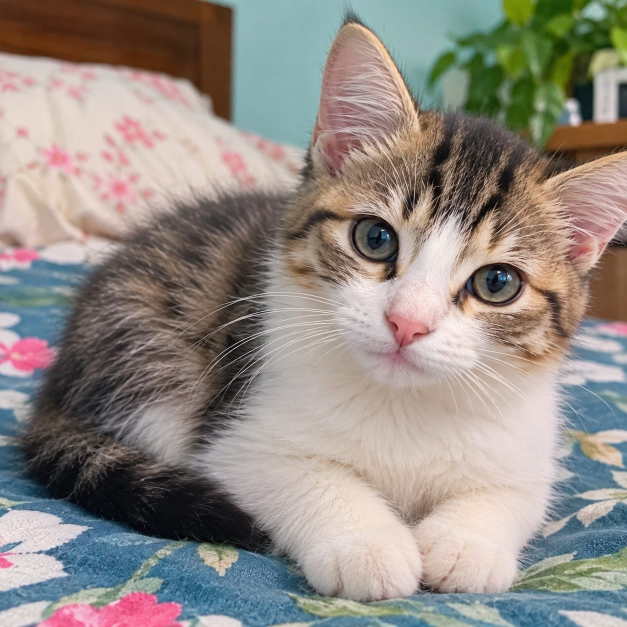
#> input picture Affine_Work/input.jpg, 1254 x 1254 px, found by its file name (shown at 1/2 size)
$ python s2f_work.py
#> lines starting #> are read from the running program, lines starting #| are printed output that depends on the picture
import os
import numpy as np
import matplotlib.pyplot as plt
from PIL import Image

here = os.path.dirname(os.path.abspath(__file__))
def in_here(name):
    return os.path.join(here, name)

N = 256
yy, xx = np.mgrid[0:N, 0:N]

# kritrim (synthetic) pattern: koto bar dheu thakle spectrum-e kothay dag pore
wave_x = np.sin(2 * np.pi * 8 * xx / N)                       # left-right 8 dheu
wave_y = np.sin(2 * np.pi * 20 * yy / N)                      # up-down 20 dheu
wave_mix = wave_x + 0.5 * np.sin(2 * np.pi * (15 * xx + 15 * yy) / N)

real = Image.open(in_here("input.jpg")).convert("L").resize((N, N))
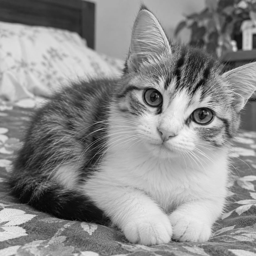
#> real: PIL image 256x256 L; min 2, max 245, mean 140.3
real = np.asarray(real, dtype=float)
#> real: shape (256, 256) float64

def spectrum(a):
    return np.fft.fftshift(np.fft.fft2(a))

def log_mag(s):
    return np.log1p(np.abs(s))

items = [("sin x, 8 dheu", wave_x), ("sin y, 20 dheu", wave_y),
         ("duita mishano", wave_mix), ("Asol chobi", real)]

fig, c = plt.subplots(2, 4, figsize=(17, 8.5))
for i, (name, a) in enumerate(items):
    s = spectrum(a)
    c[0, i].imshow(a, cmap="gray")
    c[0, i].set_title(name)
    c[0, i].axis("off")
    c[1, i].imshow(log_mag(s), cmap="inferno")
    c[1, i].set_title("spectrum (majh = DC)")
    c[1, i].axis("off")
#> this loop made 4 passes
#> name on passes 1 to 4: 'sin x, 8 dheu', 'sin y, 20 dheu', 'duita mishano', 'Asol chobi'
plt.tight_layout()
plt.savefig(in_here("s2f_overview.png"), dpi=120)
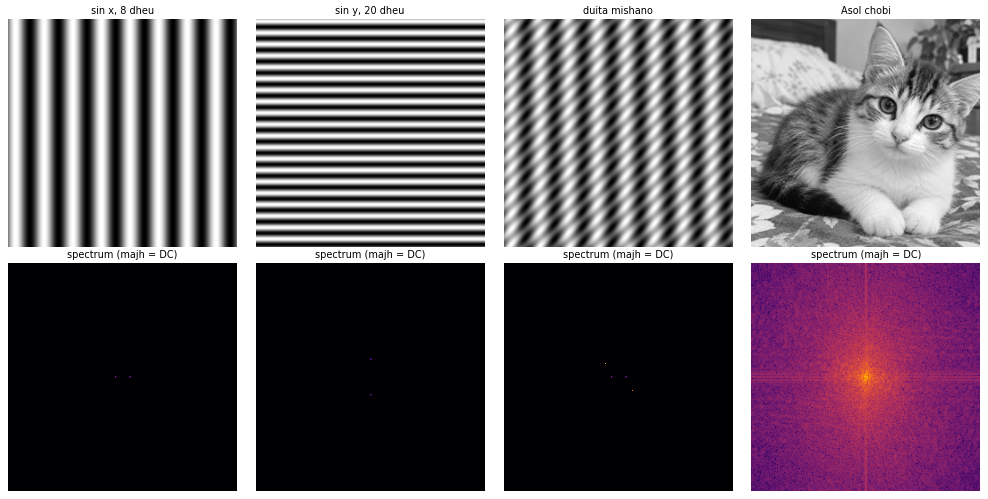
#> figure drawn by matplotlib, 8 panels

# sin x-er spectrum-e shobcheye ujjol dag kothay?
s = np.abs(spectrum(wave_x))
s[N // 2, N // 2] = 0                       # DC bad
py, px = np.unravel_index(s.argmax(), s.shape)
print(f"sin x-er peak: kendro theke {abs(px - N // 2)} ghar dure (ashole 8 dheu chhilo)")

# asol chobir spectrum, phase, ar ulte (inverse) chobi ferot ana
S = spectrum(real)
back = np.real(np.fft.ifft2(np.fft.ifftshift(S)))
print("inverse-er por max bhul:", float(np.abs(back - real).max()))
#| inverse-er por max bhul: 8.526512829121202e-14

# kendro-r ekta chhoto ongsho-e koto % energy
yc, xc = np.mgrid[0:N, 0:N]
near = np.sqrt((xc - N // 2) ** 2 + (yc - N // 2) ** 2) <= 10
share = (np.abs(S[near]) ** 2).sum() / (np.abs(S) ** 2).sum() * 100
#> share = 97.32
print(f"kendro-r 10 radius-e energy: {share:.1f}%")
#| kendro-r 10 radius-e energy: 97.3%

fig2, d = plt.subplots(1, 3, figsize=(14, 4.5))
d[0].imshow(real, cmap="gray"); d[0].set_title("Mul"); d[0].axis("off")
d[1].imshow(np.angle(S), cmap="twilight"); d[1].set_title("Phase"); d[1].axis("off")
d[2].imshow(back, cmap="gray"); d[2].set_title("Inverse FFT-er por"); d[2].axis("off")
plt.tight_layout()
plt.savefig(in_here("s2f_phase_back.png"), dpi=120)
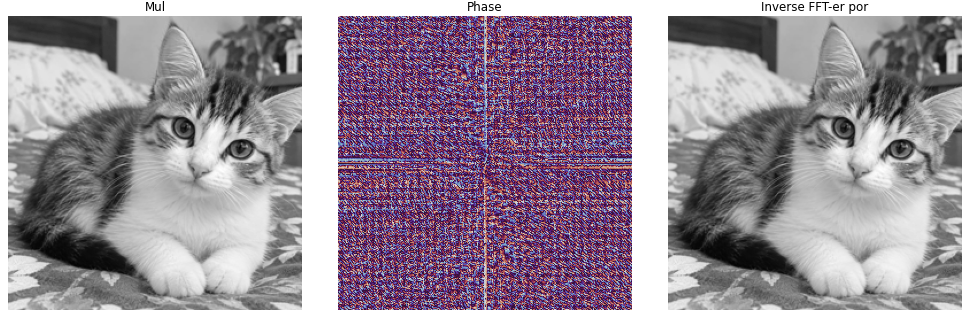
#> figure drawn by matplotlib, 3 panels

print("kaj shesh, file save hoyeche:", here)
plt.show()

$ run again, with Affine_Work/my_rotated.jpg copied over Affine_Work/input.jpg
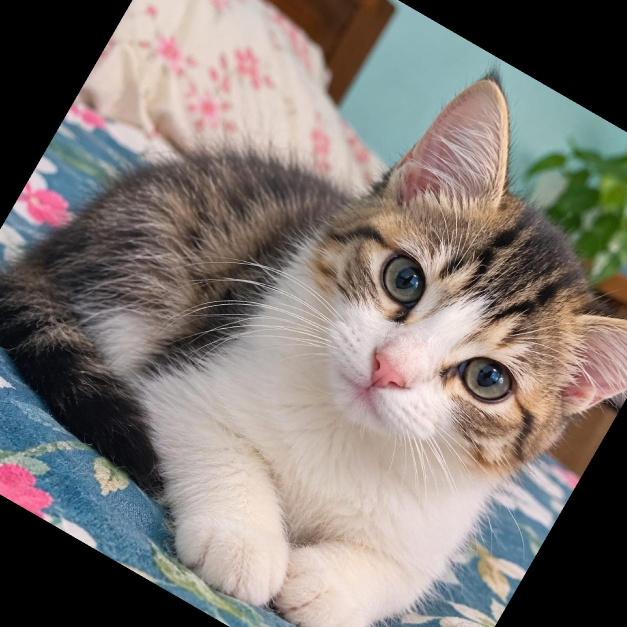
#> input picture Affine_Work/my_rotated.jpg, 1254 x 1254 px, found by its file name (shown at 1/2 size)
#> `real = Image.open(in_here("input.jpg")).convert("L").resize((N, N))`:
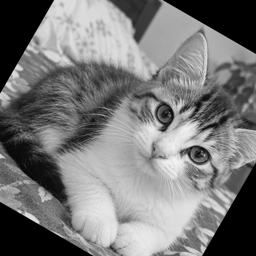
#> real: PIL image 256x256 L; min 0, max 245, mean 121.1
#> the loop `for i, (name, a) in enumerate(items):` made 4 passes
#> name on passes 1 to 4: 'sin x, 8 dheu', 'sin y, 20 dheu', 'duita mishano', 'Asol chobi'
#| inverse-er por max bhul: 9.237055564881302e-14
#> share = 96.35
#| kendro-r 10 radius-e energy: 96.3%
#> `plt.savefig(in_here("s2f_phase_back.png"), dpi=120)`:
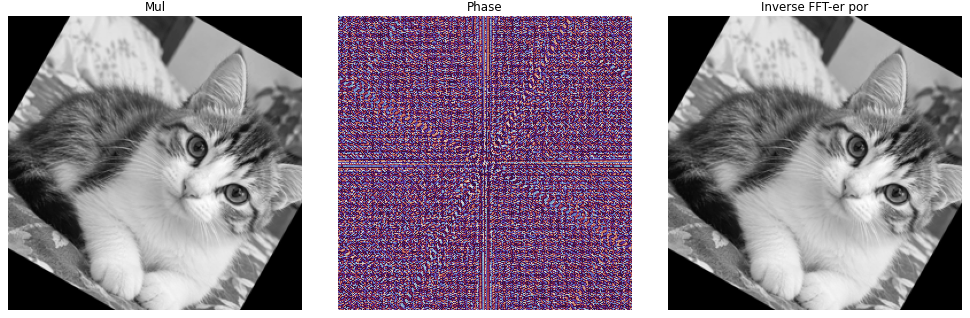
#> figure drawn by matplotlib, 3 panels

$ run again, with Affine_Work/my_scaled.jpg copied over Affine_Work/input.jpg
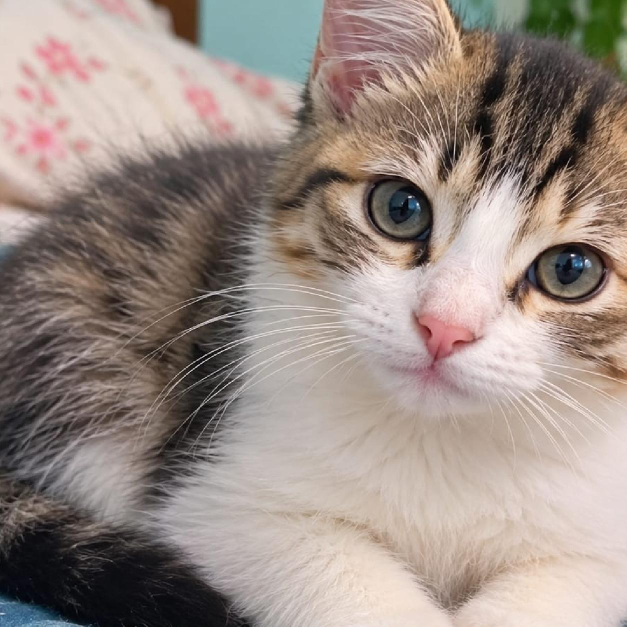
#> input picture Affine_Work/my_scaled.jpg, 1254 x 1254 px, found by its file name (shown at 1/2 size)
#> `real = Image.open(in_here("input.jpg")).convert("L").resize((N, N))`:
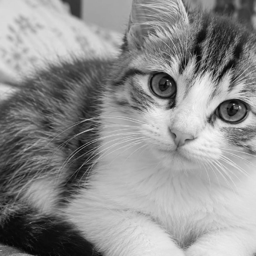
#> real: PIL image 256x256 L; min 4, max 245, mean 143.7
#> the loop `for i, (name, a) in enumerate(items):` made 4 passes
#> name on passes 1 to 4: 'sin x, 8 dheu', 'sin y, 20 dheu', 'duita mishano', 'Asol chobi'
#| inverse-er por max bhul: 7.105427357601002e-14
#> share = 97.78
#| kendro-r 10 radius-e energy: 97.8%
#> `plt.savefig(in_here("s2f_phase_back.png"), dpi=120)`:
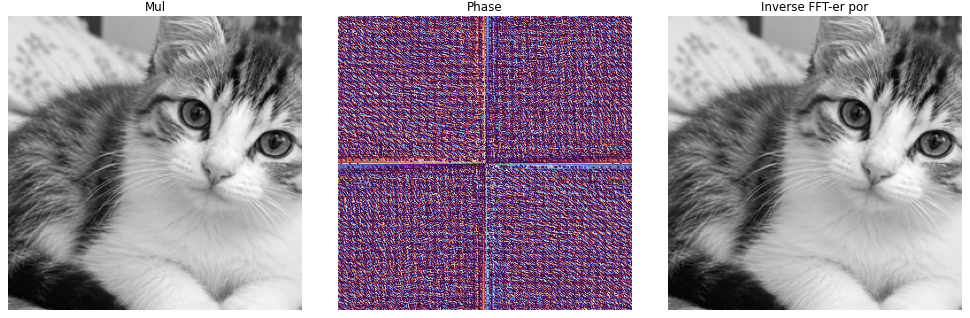
#> figure drawn by matplotlib, 3 panels

$ run again, with Affine_Work/my_sheared.jpg copied over Affine_Work/input.jpg
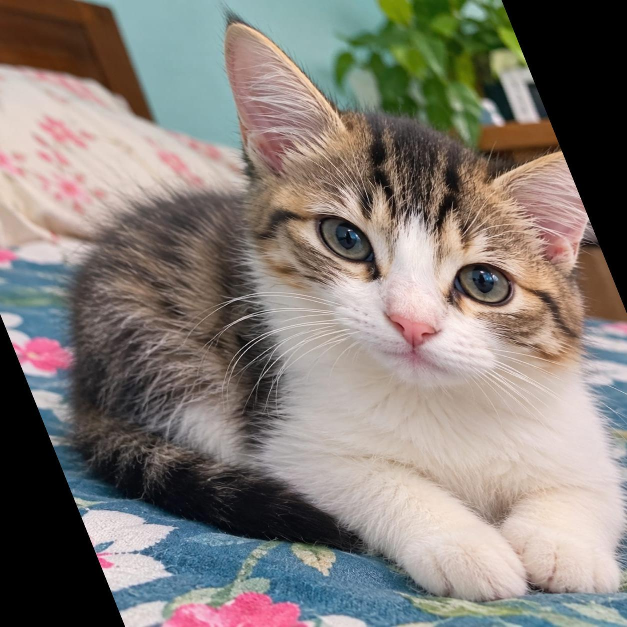
#> input picture Affine_Work/my_sheared.jpg, 1254 x 1254 px, found by its file name (shown at 1/2 size)
#> `real = Image.open(in_here("input.jpg")).convert("L").resize((N, N))`:
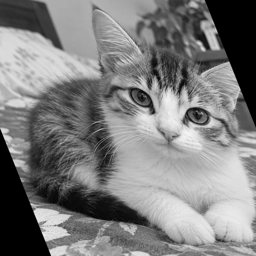
#> real: PIL image 256x256 L; min 0, max 244, mean 125.8
#> the loop `for i, (name, a) in enumerate(items):` made 4 passes
#> name on passes 1 to 4: 'sin x, 8 dheu', 'sin y, 20 dheu', 'duita mishano', 'Asol chobi'
#| inverse-er por max bhul: 8.526512829121202e-14
#> share = 96.21
#| kendro-r 10 radius-e energy: 96.2%
#> `plt.savefig(in_here("s2f_phase_back.png"), dpi=120)`:
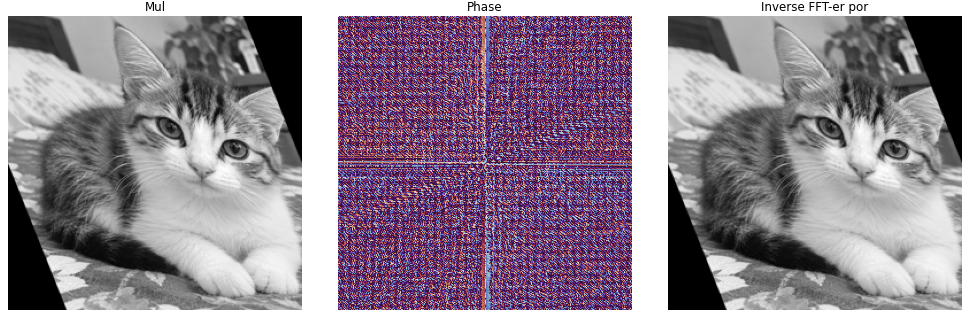
#> figure drawn by matplotlib, 3 panels
